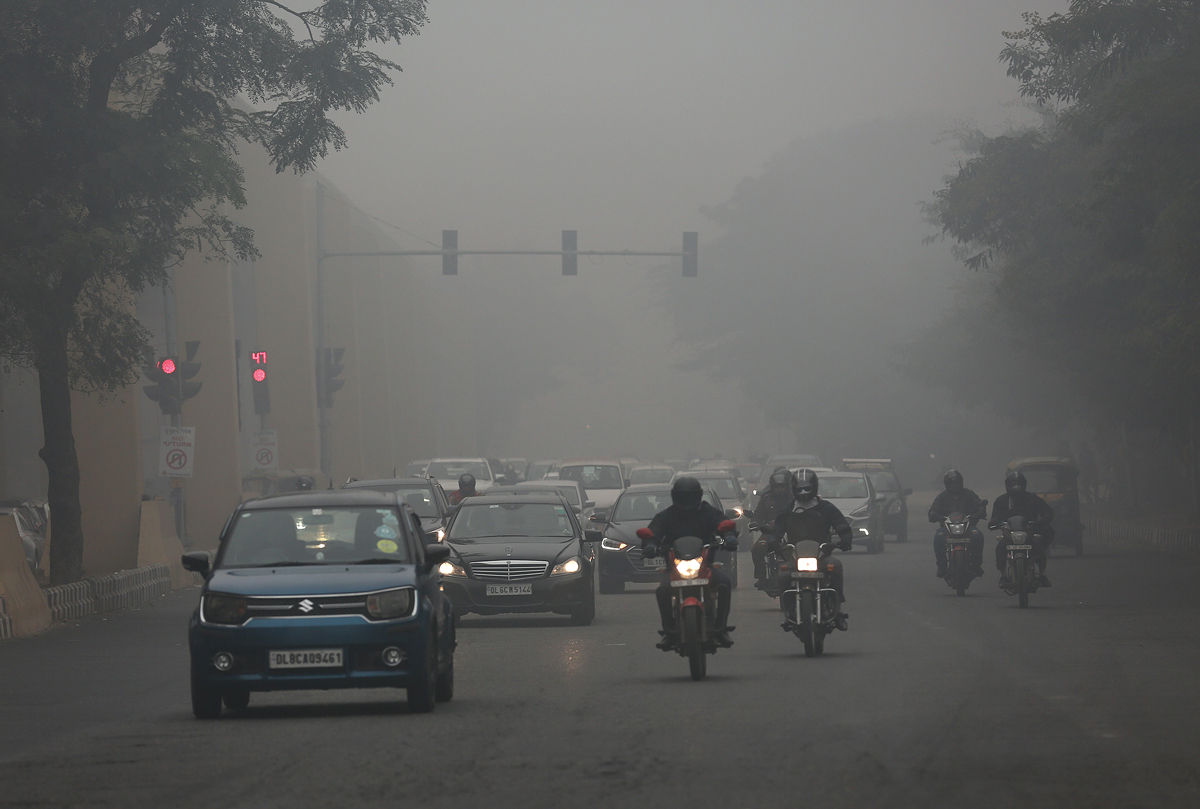
#> input picture a.jpg, 1200 x 809 px
$ python previous_code.py   (older library calls are emulated)
#> lines starting #> are read from the running program, lines starting #| are printed output that depends on the picture
import cv2
import numpy as np
import matplotlib.pyplot as plt

def get_atmospheric_light(image, transmission, top_percent=0.1):
    flat_image = image.reshape(-1, 3)
    flat_transmission = transmission.reshape(-1)
    num_pixels = int(flat_image.shape[0] * top_percent)
    indices = np.argsort(flat_transmission)[-num_pixels:]
    atmospheric_light = np.mean(flat_image[indices], axis=0)
    return atmospheric_light

def estimate_transmission(image, atmospheric_light, omega=0.95, window_size=15):
    norm_image = image / atmospheric_light
    transmission = 1 - omega * np.min(norm_image, axis=2)
    transmission = cv2.blur(transmission, (window_size, window_size))
    return transmission

def guided_filter(I, p, r, eps):
    mean_I = cv2.boxFilter(I, cv2.CV_64F, (r, r))
    mean_p = cv2.boxFilter(p, cv2.CV_64F, (r, r))
    mean_Ip = cv2.boxFilter(I * p, cv2.CV_64F, (r, r))
    cov_Ip = mean_Ip - mean_I * mean_p

    mean_II = cv2.boxFilter(I * I, cv2.CV_64F, (r, r))
    var_I = mean_II - mean_I * mean_I

    a = cov_Ip / (var_I + eps)
    b = mean_p - a * mean_I

    mean_a = cv2.boxFilter(a, cv2.CV_64F, (r, r))
    mean_b = cv2.boxFilter(b, cv2.CV_64F, (r, r))

    q = mean_a * I + mean_b
    return q

def recover_image(image, transmission, atmospheric_light, t_min=0.1):
    transmission = np.maximum(transmission, t_min)
    transmission = np.repeat(transmission[:, :, np.newaxis], 3, axis=2)
    J = (image - atmospheric_light) / transmission + atmospheric_light
    J = np.clip(J, 0, 1)
    return J

def dehaze_image(image_path):
#> called with image_path = 'a.jpg'
    image = cv2.imread(image_path).astype(np.float32) / 255
    gray_image = cv2.cvtColor(image, cv2.COLOR_BGR2GRAY)

    # Estimate transmission
    transmission = 1 - gray_image
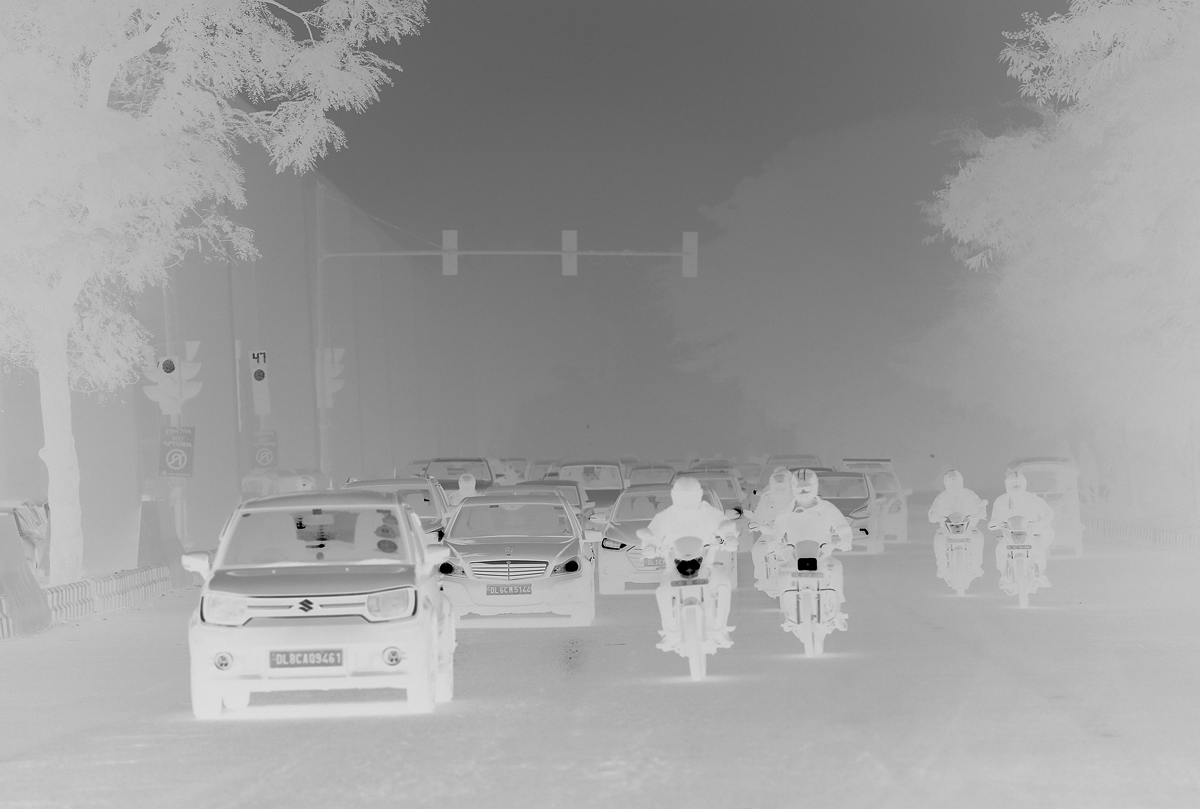
#> transmission: shape (809, 1200) float32; min 0, max 0.964, mean 0.62

    # Estimate atmospheric light
    atmospheric_light = get_atmospheric_light(image, transmission)
#> in get_atmospheric_light, `atmospheric_light = np.mean(flat_image[indices], axis=0)`: atmospheric_light = [0.215, 0.215, 0.21]
#> atmospheric_light = [0.215, 0.215, 0.21]

    # Refine transmission with guided filter
    transmission = guided_filter(gray_image, transmission, 60, 0.0001)
#> in guided_filter, `b = mean_p - a * mean_I`:
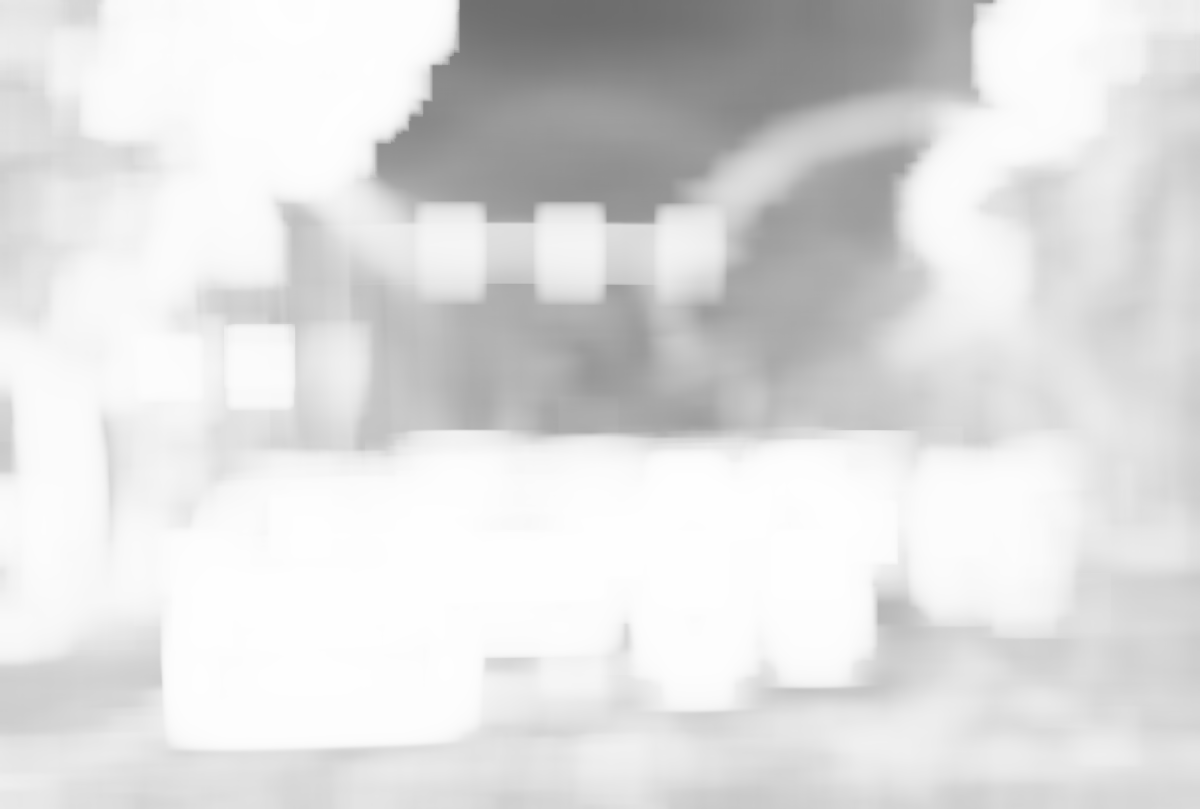
#> b: shape (809, 1200) float64; min 0.43, max 0.999, mean 0.871
#> in guided_filter, `mean_a = cv2.boxFilter(a, cv2.CV_64F, (r, r))`:
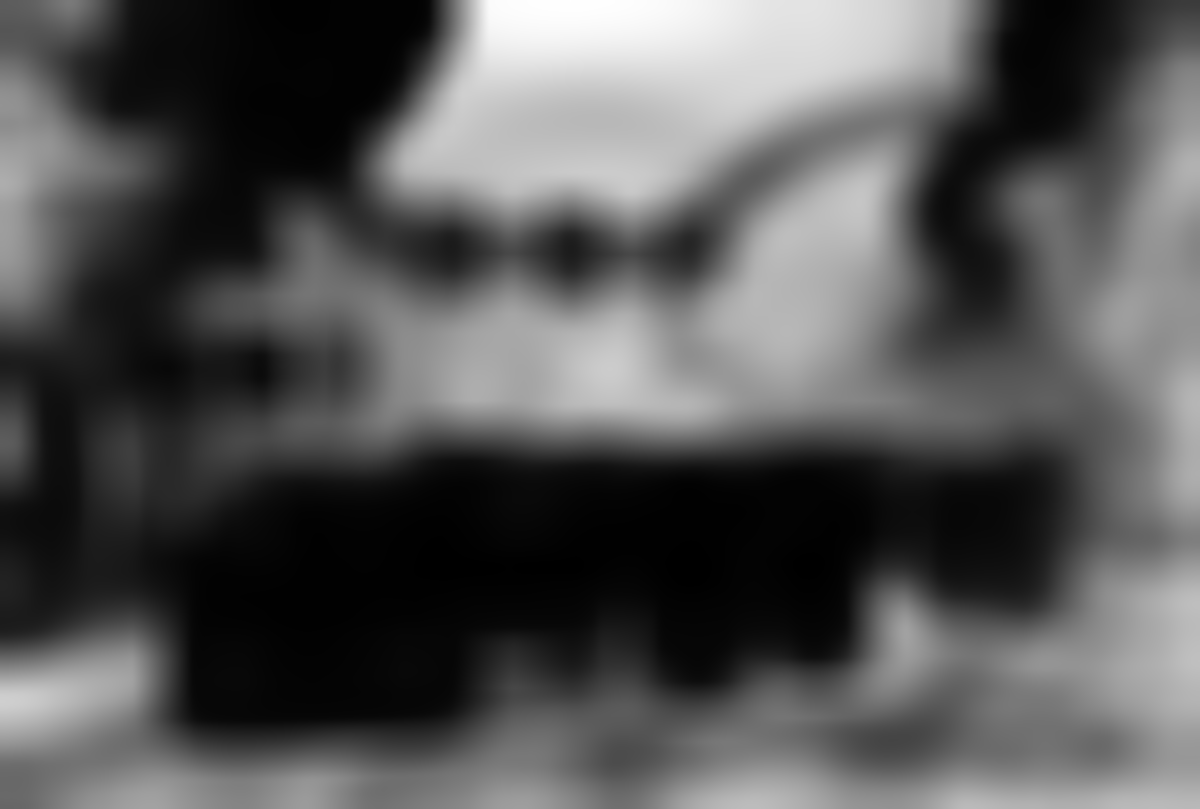
#> mean_a: shape (809, 1200) float64; min -0.997, max -0.086, mean -0.69; drawn with min black and max white

    # Recover the image
    dehazed_image = recover_image(image, transmission, atmospheric_light)
#> in recover_image, `J = (image - atmospheric_light) / transmission + atmospheric_light`:
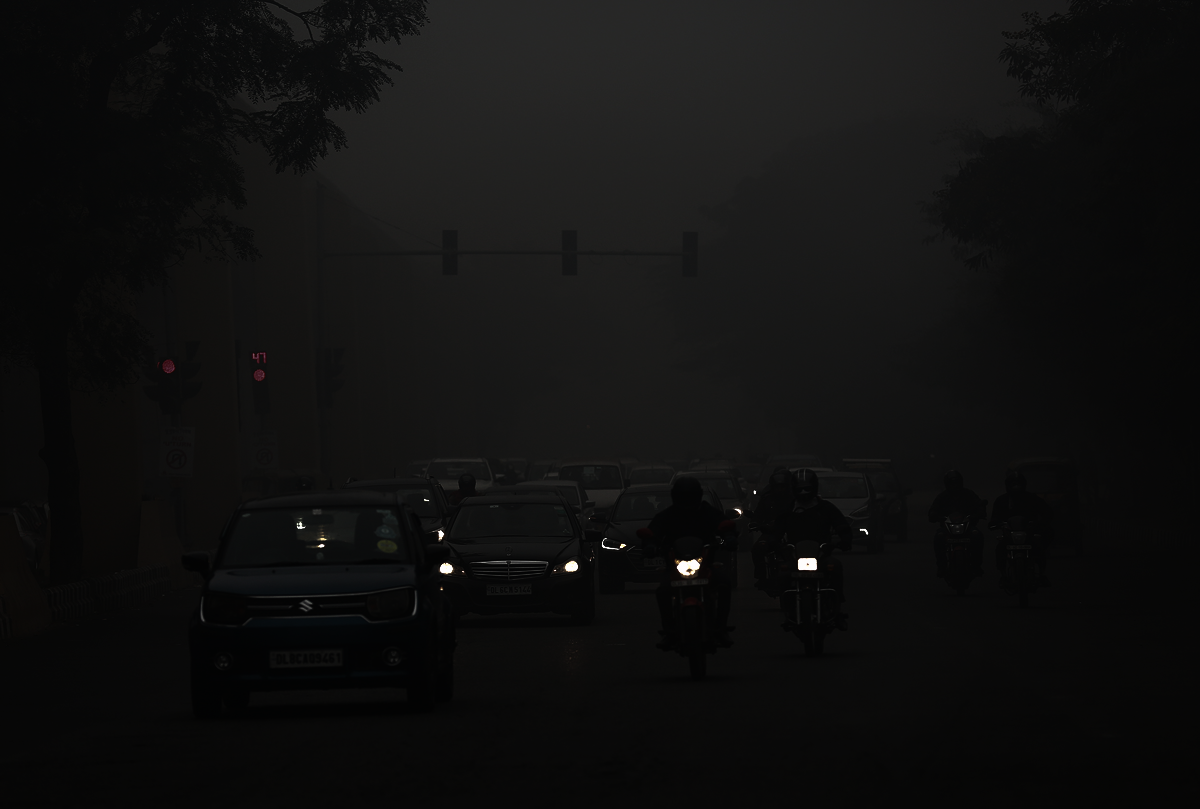
#> J: shape (809, 1200, 3) float64; mean B, G, R 0.539, 0.549, 0.551; drawn with min black and max white

    # Convert to 8-bit image
    dehazed_image = (dehazed_image * 255).astype(np.uint8)

    return dehazed_image

def remove_salt_pepper_noise(image):
    return cv2.medianBlur(image, 5)

def apply_high_pass_filter(image):
    kernel = np.array([[-1, -1, -1],
                       [-1,  9, -1],
                       [-1, -1, -1]])
    return cv2.filter2D(image, -1, kernel)

if __name__ == '__main__':
    import sys
    try:
        image_path = sys.argv[1]
    except:
        image_path = 'a.jpg'

    dehazed_image = dehaze_image(image_path)
    dehazed_image = remove_salt_pepper_noise(dehazed_image)
    dehazed_image = apply_high_pass_filter(dehazed_image)

    # Display results
    plt.figure(figsize=(10, 5))
    plt.subplot(1, 2, 1)
    plt.title('Hazy Image')
    plt.imshow(cv2.cvtColor(cv2.imread(image_path), cv2.COLOR_BGR2RGB))

    plt.subplot(1, 2, 2)
    plt.title('Dehazed Image')
    plt.imshow(cv2.cvtColor(dehazed_image, cv2.COLOR_BGR2RGB))

    plt.show()
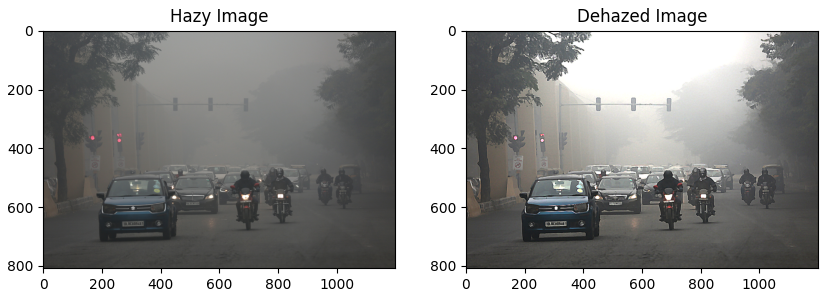
#> figure drawn by matplotlib, 2 panels

    # Save the dehazed image
    cv2.imwrite('dehazed_image.png', dehazed_image)
